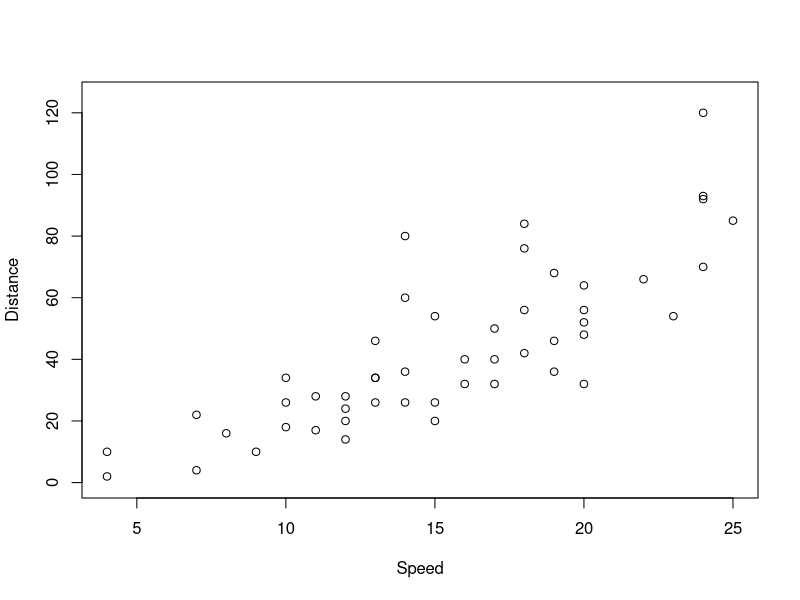

This chart was generated by the following R code:
library(datasets)
data(cars)
head(cars)
plot(cars$speed,cars$dist, xlab = "Speed", ylab = "Distance" , ylim = c(0,125))
